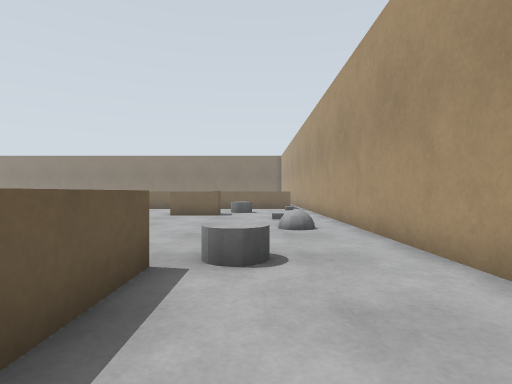
View 1 (above)

22 first-person views from a walk through a world built for the Gazebo simulator. The camera is 0.49 m above the floor, looks level and sees 80° across. The floor is counted in squares, 0.5 m on a side. Each view is taken from the middle of a square. On the plan, view 1 faces up. The plan holds only what a view shows up to about 12 squares ahead; the rest is blank. The place goes on beyond the plan.

View 2
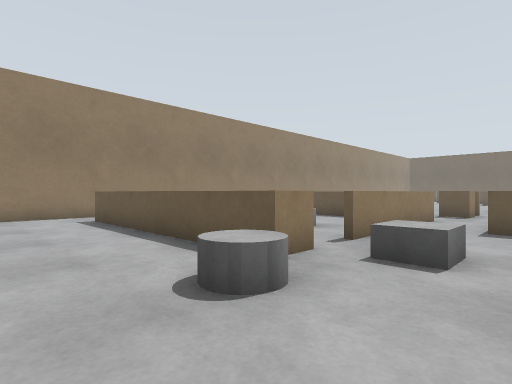

View 3
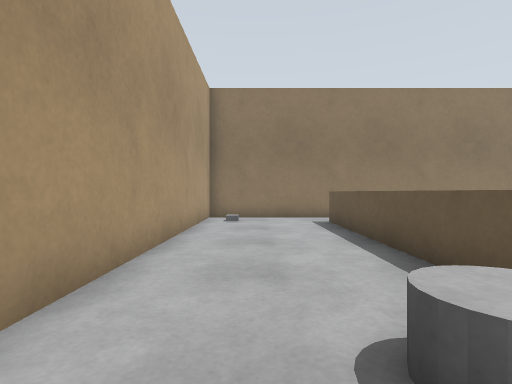

View 4
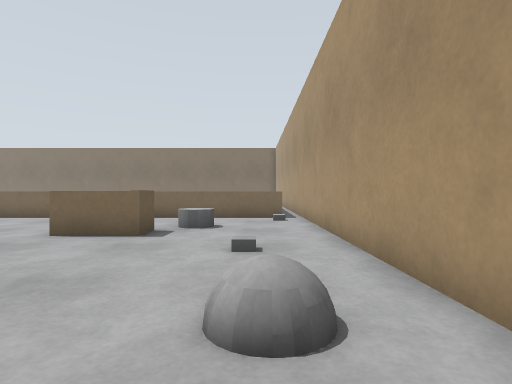

View 5
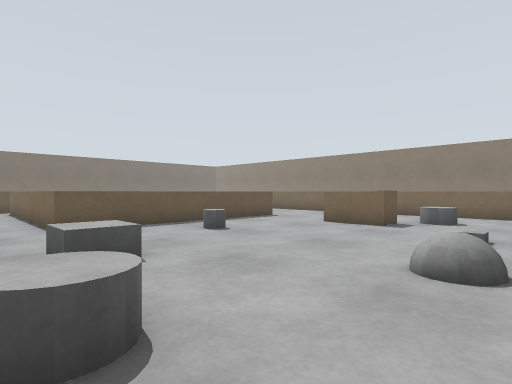

View 6
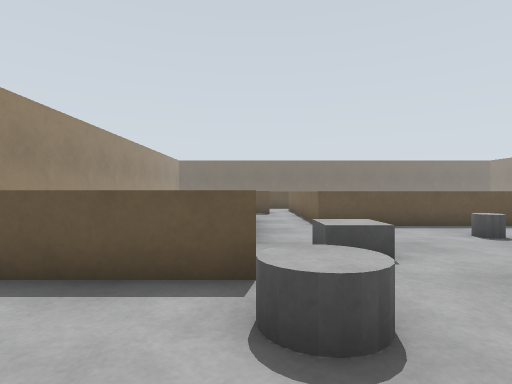

View 7
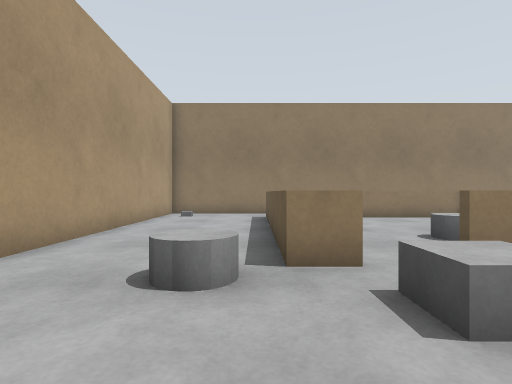

View 8
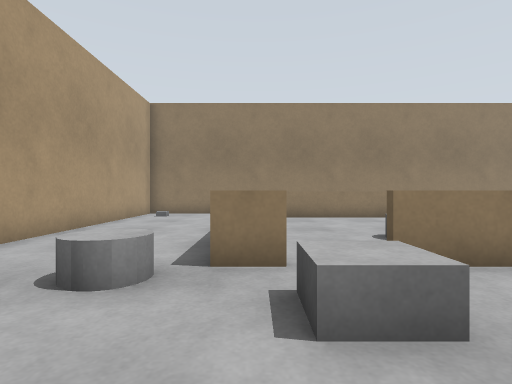

View 9
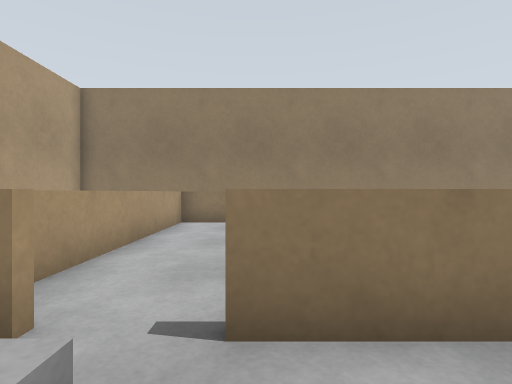

View 10
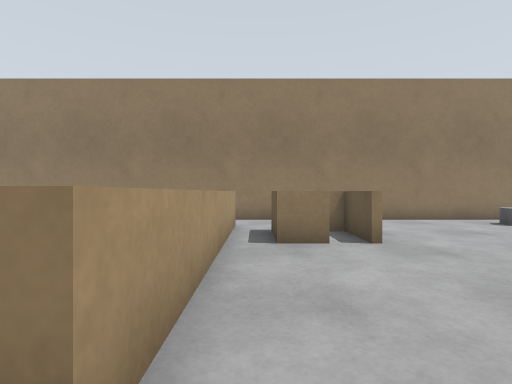

View 11
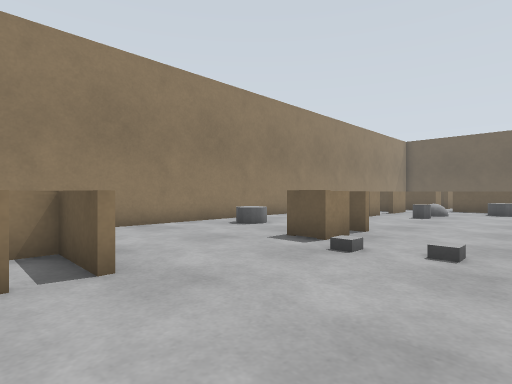

View 12
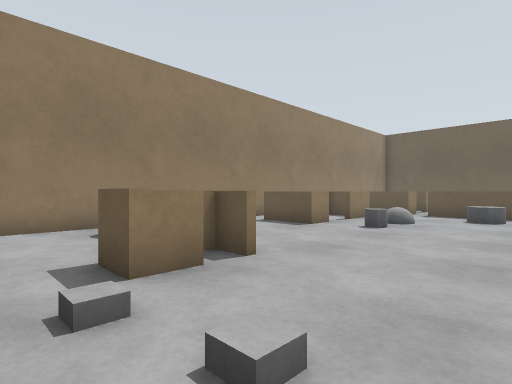

View 13
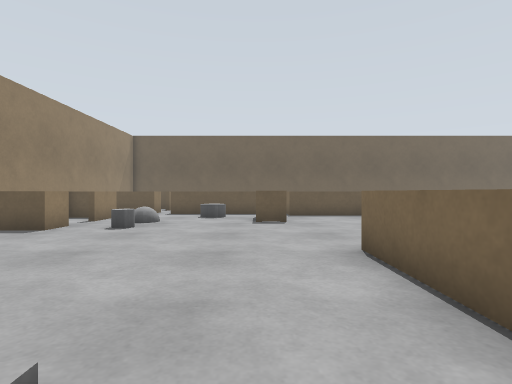

View 14
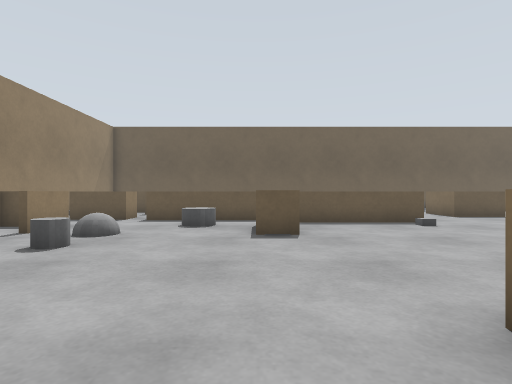

View 15
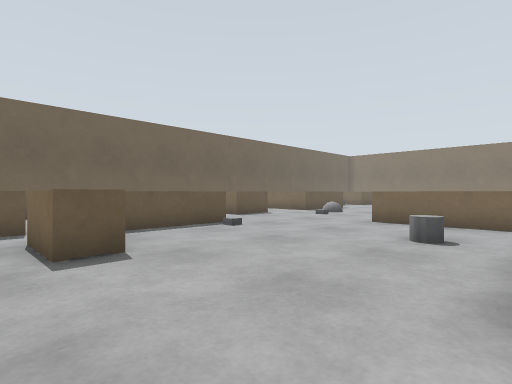

View 16
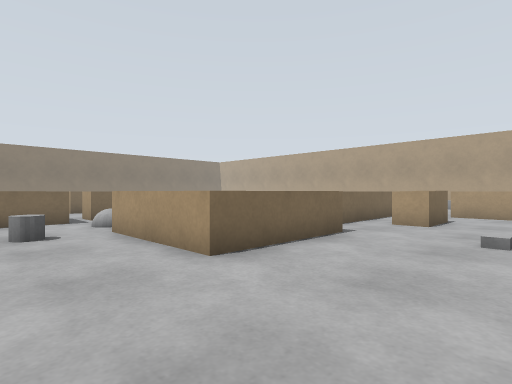

View 17
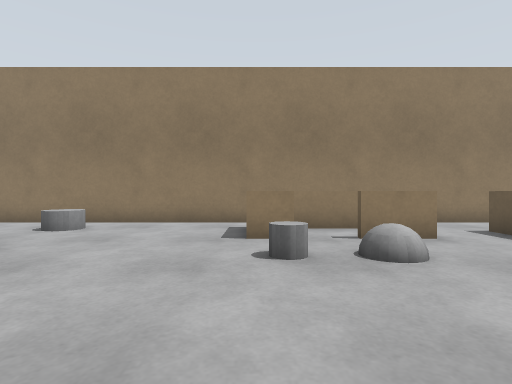

View 18
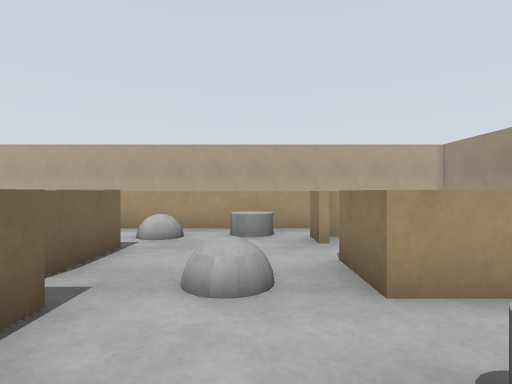

View 19
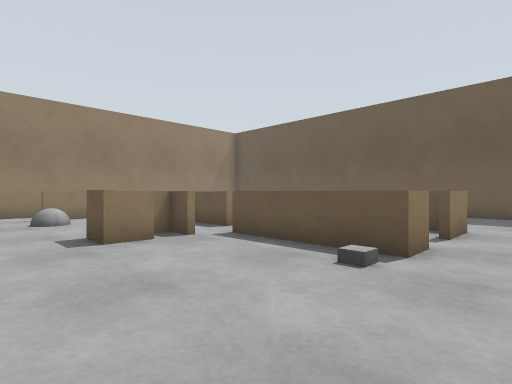

View 20
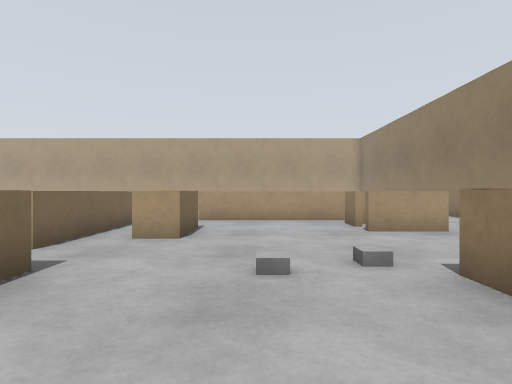

View 21
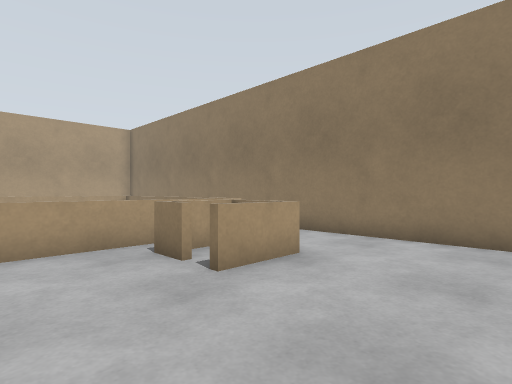

View 22
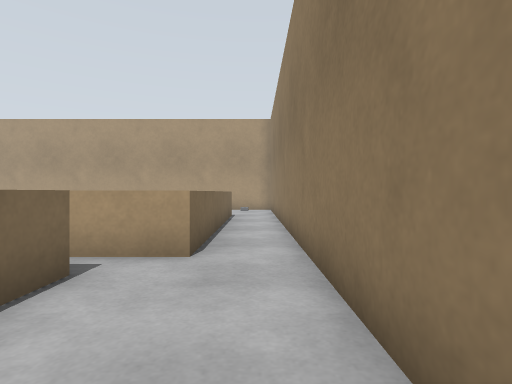

### Floor plan
Points are (right, up) in squares from view 1. A wall is a line through its corners. A room is listed if a view was taken in it or the views show most of it. See-through windows are left out.
Room 1 (views 1, 2, 3, 4, 5, 6, 7, 8, 9, 10)
walls: (-6.8, 12.3) (-6.8, 5.8) (-12.4, 5.8); (-2.5, 4) (-1.4, 4) (-1.4, -4); (-1.6, 13.9) (-1.6, 12.8) (-3.6, 12.8); (-9.4, 4) (-3.7, 4); (-2.1, -4) (-9.4, -4); (-9.4, -5.8) (2.8, -5.8) (2.8, 17.5)
ways out: opening at (-16.5, 12.5) to room 2; opening at (-10.5, 4) to room 2; opening at (-10, -5) to room 2; gap at (-4, 4) to room 3
objects: grey cylinder (-5, 9) to (-4, 9); grey box (-3, 5) to (-2, 6); grey cylinder (-1, 4) to (0, 5); grey cylinder (-1, 14) to (0, 15); grey ball (1, 8) to (1, 9)
Room 2 (views 11, 12, 13, 14, 15, 16, 17, 18, 19, 20, 21, 22)
walls: (-16.1, 4.8) (-20.2, 4.8) (-20.2, 8.8) (-18.6, 8.8); (-26.1, 4) (-25, 4) (-25, 3) (-27, 3); (-17.5, -0.4) (-16.4, -0.4) (-16.4, -1.5); (-26.8, 3.2) (-26.4, 3.2); (-17.1, 8.8) (-16.1, 8.8); (-23.9, -2.4) (-22.8, -2.4) (-22.8, -4.5); (-28.6, 3.3) (-28.6, -0.9); (-14.8, 8.5) (-14.8, 13.6); (-20.4, 11.8) (-24.5, 11.8); (-26.9, -2.4) (-25.1, -2.4); (-12.4, 5.8) (-14.9, 5.8); (-28.7, 8.4) (-27.8, 8.4) (-27.8, 4.4); (-17.6, 12.4) (-19.6, 12.4); (-11.6, 4.6) (-11.6, 3.6) (-13.6, 3.6) (-13.6, 4.6); (-28.8, -1.6) (-28.8, -2.6); (-11.5, -0.8) (-10.4, -0.8) (-10.4, -2.8) (-11.5, -2.8); (-12.4, -2.9) (-12.4, -0.7); (-31.5, 8.4) (-30.1, 8.4); (-27.4, -5.8) (-9.4, -5.8); (-30, 12.9) (-30, 11.6); (-9.4, -4) (-9.4, 4)
ways out: opening at (-16.5, 12.5) to room 1; opening at (-10.5, 4) to room 1; opening at (-10, -5) to room 1; opening at (-28, -4) to room 4; gap at (-29.5, 8)
objects: grey cylinder (-28, 1) to (-27, 2); grey ball (-25, -1) to (-25, 0); grey cylinder (-24, -1) to (-23, -1); grey cylinder (-22, 8) to (-22, 9); grey ball (-20, 10) to (-19, 11); grey cylinder (-18, -5) to (-17, -4); grey ball (-17, 12) to (-16, 12); grey cylinder (-16, 10) to (-16, 11)
Room 3 (no view inside)
walls: (-8.9, -3.8) (-1.6, -3.8) (-1.6, 2.8)
ways out: gap at (-4, 4) to room 1
objects: grey cylinder (-6, 1) to (-5, 2)
Room 4 (no view inside)
walls: (-31.2, -5.8) (-27.4, -5.8); (-28.8, -2.6) (-28.8, -3.6)
ways out: opening at (-28, -4) to room 2

Where each view was taken, in squares from view 1:
view 1: 0 up, 0 right, facing up
view 2: 7 up, 2 right, facing down-left
view 3: 6 up, 1 right, facing down
view 4: 6 up, 1 right, facing up
view 5: 4 up, 2 right, facing up-left
view 6: 4 up, 2 right, facing left
view 7: 8 up, 1 left, facing down
view 8: 8 up, 2 left, facing down
view 9: 6 up, 4 left, facing down
view 10: 5 up, 10 left, facing down
view 11: 3 up, 11 left, facing down-left
view 12: 3 up, 15 left, facing down-left
view 13: 3 up, 15 left, facing left
view 14: 3 up, 18 left, facing left
view 15: 2 up, 20 left, facing up-left
view 16: 1 up, 23 left, facing up-right
view 17: 4 up, 23 left, facing down
view 18: 10 up, 23 left, facing right
view 19: 10 up, 23 left, facing down-left
view 20: 2 up, 20 left, facing right
view 21: 2 up, 16 left, facing down-right
view 22: 5 down, 14 left, facing right
